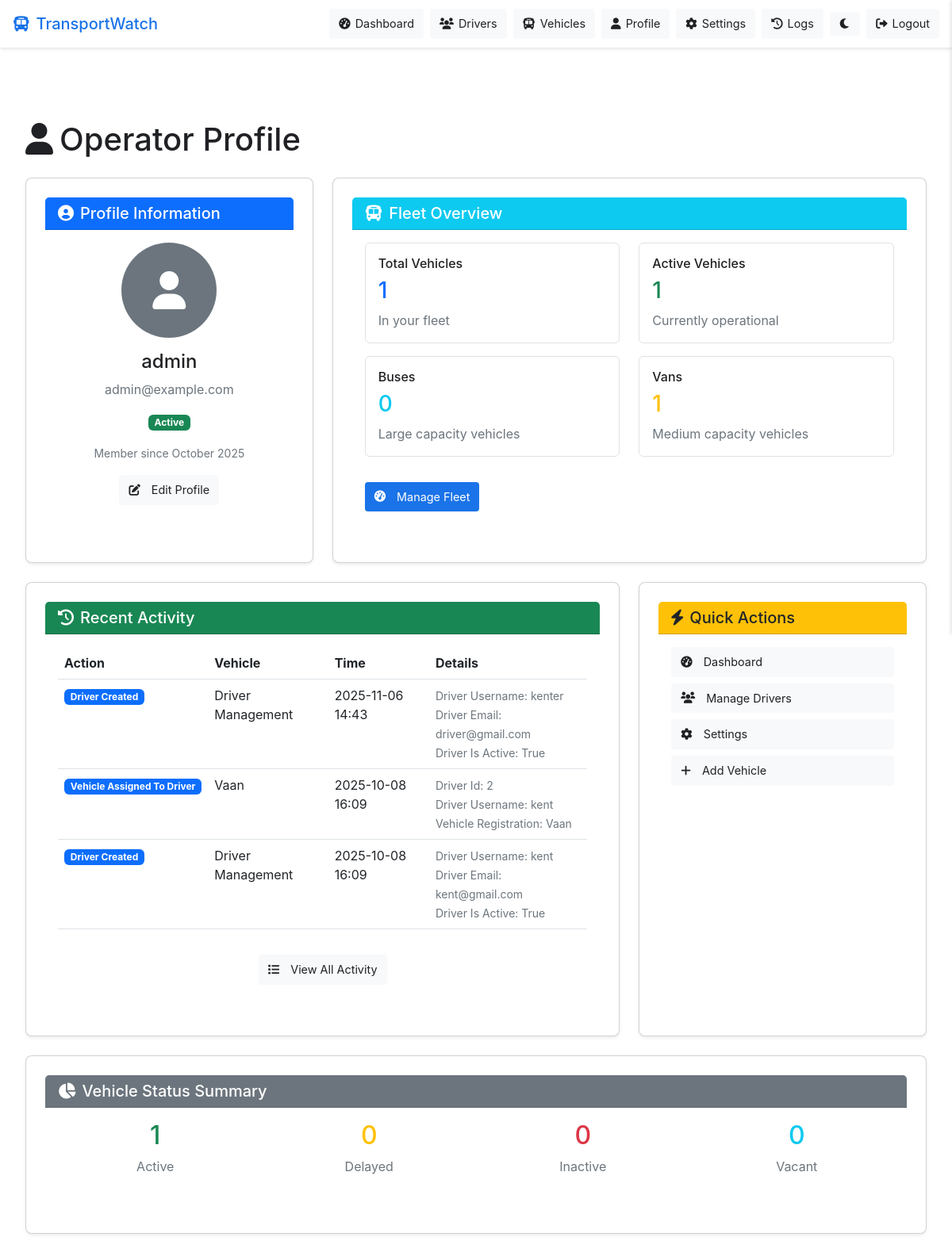
Page /operator/profile (signed in) on the earlier database version.
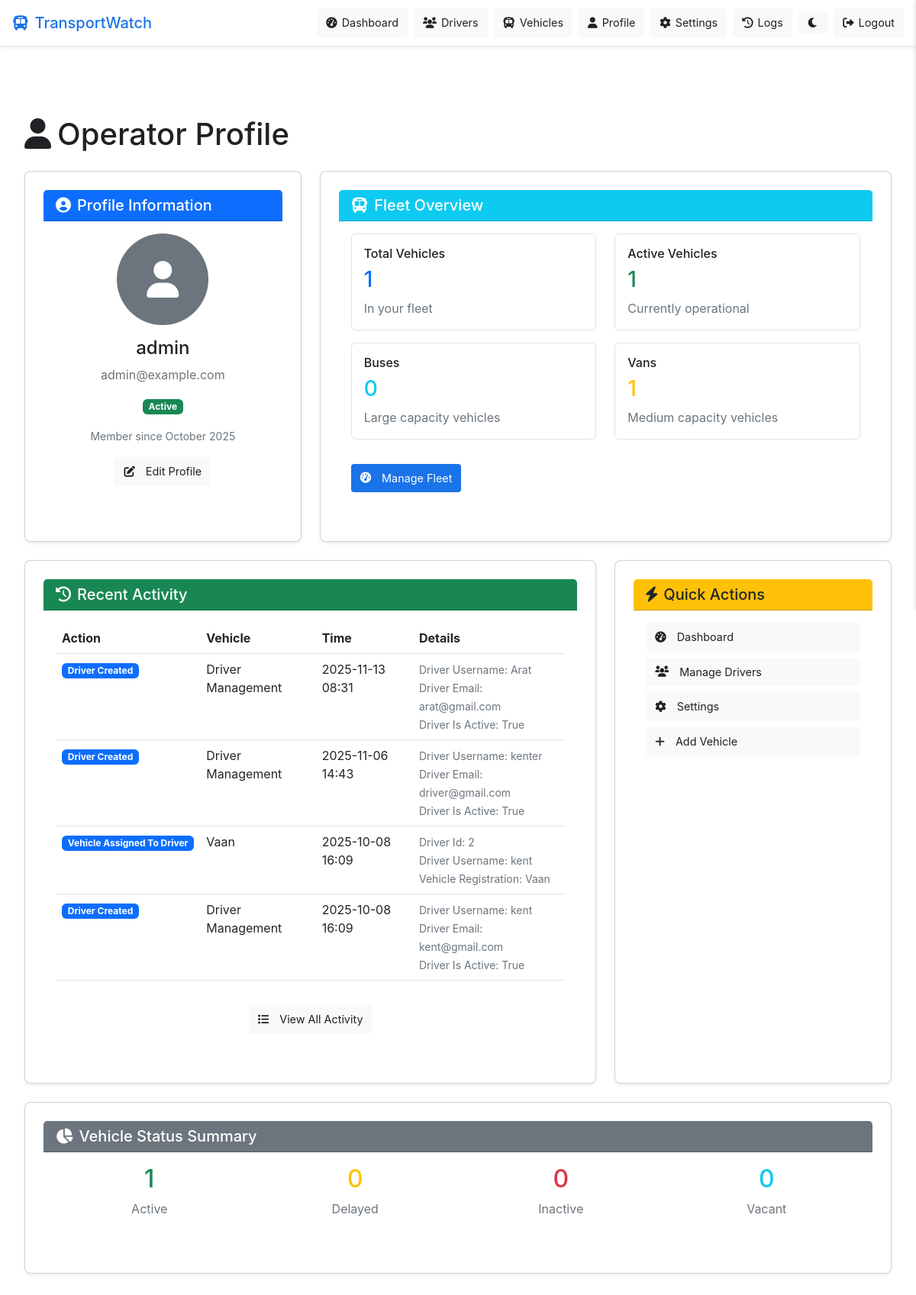
Same page on the later database version.
### models/user.py (models this page shows, shortened)
class OperatorActionLog(db.Model):
    __tablename__ = 'operator_action_logs'
    __table_args__ = {'extend_existing': True}  # Handle existing table
    id = db.Column(db.Integer, primary_key=True, autoincrement=True)
    operator_id = db.Column(db.Integer, db.ForeignKey('users.id'), nullable=False)
    action = db.Column(db.String(100), nullable=False)  # 'driver_created', 'vehicle_added', 'settings_updated', etc.
    target_type = db.Column(db.String(50), nullable=True)  # 'driver', 'vehicle', 'system', etc.
    target_id = db.Column(db.Integer, nullable=True)  # ID of the target (driver_id, vehicle_id, etc.)
    meta_data = db.Column(db.JSON, nullable=True)  # Additional data like old_value, new_value, etc.
    created_at = db.Column(db.DateTime, default=datetime.utcnow)
    operator = db.relationship('User', backref=db.backref('operator_action_logs', lazy=True))

### models/vehicle.py (models this page shows, shortened)
class Vehicle(db.Model):
    __tablename__ = 'vehicles'
    __table_args__ = {'extend_existing': True}  # Handle existing table
    id = db.Column(db.Integer, primary_key=True)
    registration_number = db.Column(db.String(20), unique=True, nullable=False)
    vehicle_type = db.Column(db.String(50), nullable=False)
    capacity = db.Column(db.Integer, nullable=False)
    status = db.Column(db.String(20), default='active')
    created_at = db.Column(db.DateTime, default=datetime.utcnow)
    occupancy_status = db.Column(db.String(20), default='empty')
    last_speed_kmh = db.Column(db.Float, default=0.0)
    current_latitude = db.Column(db.Float)
    current_longitude = db.Column(db.Float)
    last_updated = db.Column(db.DateTime, default=datetime.utcnow)
    accuracy = db.Column(db.Float, default=0.0)
    route = db.Column(db.String(100))
    route_info = db.Column(db.Text)
    owner_id = db.Column(db.Integer, db.ForeignKey('users.id'), nullable=False)
    assigned_driver_id = db.Column(db.Integer, db.ForeignKey('users.id'))
    owner = db.relationship('User', foreign_keys=[owner_id], backref='owned_vehicles')
    assigned_driver = db.relationship('User', foreign_keys=[assigned_driver_id], backref='assigned_vehicle')
    location_logs = db.relationship('LocationLog', backref='vehicle', lazy='dynamic')

### routes/operator.py (the view)
@operator_bp.route('/profile')
@login_required
def profile():
    if current_user.user_type != 'operator' and current_user.user_type != 'admin':
        flash('Access denied. Operator account required.', 'error')
        return redirect(url_for('index'))
    try:
        vehicles = Vehicle.query.filter_by(owner_id=current_user.id).all()
        for vehicle in vehicles:
            print(f"🔍 DEBUG: Vehicle {vehicle.id} - Route: {vehicle.route}, Route Info: {vehicle.route_info}")
        recent_logs = OperatorActionLog.query.filter_by(operator_id=current_user.id).order_by(OperatorActionLog.created_at.desc()).limit(10).all()
        if db.session.is_active:
            db.session.commit()
        return render_template('operator/profile.html', vehicles=vehicles, recent_logs=recent_logs)
    except Exception as e:
        print(f"❌ Error in operator profile route: {e}")
        try:
            db.session.rollback()
        except:
            pass
        return render_template('operator/profile.html', vehicles=[], recent_logs=[])

### app.py (called while the page is built)
@login_manager.user_loader
def load_user(user_id):
    return User.query.get(int(user_id))

@app.context_processor
def inject_user():
    from flask import request
    from flask_login import current_user
    if request.endpoint == 'index':
        return {}  # Return empty context for public page
    return dict(current_user=current_user)

### templates/operator/profile.html (shortened to what the changed rows need)
{% extends 'base.html' %}
{% block content %}
<div class="container">
    <div class="row">
        <div class="col-12">
            <h1 class="mb-4">
                <i class="fas fa-user me-2"></i>Operator Profile
            </h1>
        </div>
    </div>
    <div class="row">
        <div class="col-md-8 mb-4">
            <div class="card shadow-sm h-100">
                <div class="card-body">
                    {% if recent_logs %}
                        <div class="table-responsive">
                            <table class="table table-hover">
                                <thead>
                                    <tr>
                                        <th>Action</th>
                                        <th>Vehicle</th>
                                        <th>Time</th>
                                        <th>Details</th>
                                    </tr>
                                </thead>
                                <tbody>
                                    {% for log in recent_logs %}
                                        <tr>
                                            <td>
                                                <span class="badge bg-primary">{{ log.action|replace('_', ' ')|title }}</span>
                                            </td>
                                            <td>
                                                {% if log.target_type == 'vehicle' and log.target_id %}
                                                    {% set vehicle = vehicles|selectattr('id', 'equalto', log.target_id)|first %}
                                                    {% if vehicle %}
                                                        {{ vehicle.registration_number }}
                                                    {% else %}
                                                        Unknown Vehicle
                                                    {% endif %}
                                                {% elif log.target_type == 'driver' %}
                                                    Driver Management
                                                {% elif log.target_type == 'system' %}
                                                    System
                                                {% else %}
                                                    N/A
                                                {% endif %}
                                            </td>
                                            <td>{{ log.created_at.strftime('%Y-%m-%d %H:%M') }}</td>
                                            <td>
                                                <small class="text-muted">
                                                    {% if log.meta_data %}
                                                        {% for key, value in log.meta_data.items() %}
                                                            {% if key != 'timestamp' %}
                                                                {{ key|replace('_', ' ')|title }}: {{ value }}<br>
                                                            {% endif %}
                                                        {% endfor %}
                                                    {% endif %}
                                                </small>
                                            </td>
                                        </tr>
                                    {% endfor %}
                                </tbody>
                            </table>
                        </div>
                    {% else %}
                        <div class="alert alert-info">
                            <i class="fas fa-info-circle me-2"></i>
                            No recent activity to display.
                        </div>
                    {% endif %}
                </div>
            </div>
        </div>
    </div>
</div>
{% endblock %}

Differences in the rows shown:
added OperatorActionLog: action "Driver Created", target_type "Driver Management", created_at "2025-11-13 08:31", meta_data "Driver Username" "Driver Email" "Driver Is Active", meta_data "Arat" "arat@gmail.com" "True"
